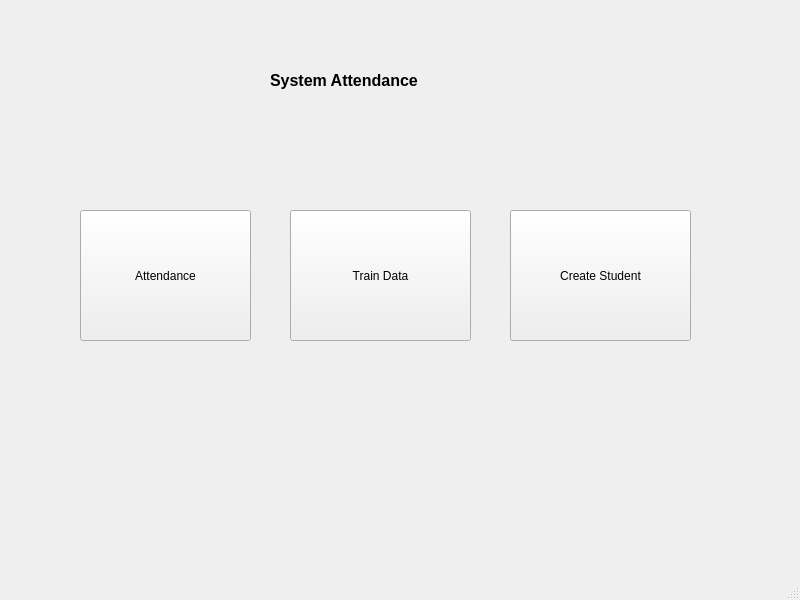
<?xml version="1.0" encoding="UTF-8"?>
<ui version="4.0">
 <class>MainWindow</class>
 <widget class="QMainWindow" name="MainWindow">
  <property name="geometry">
   <rect>
    <x>0</x>
    <y>0</y>
    <width>800</width>
    <height>600</height>
   </rect>
  </property>
  <property name="windowTitle">
   <string>MainWindow</string>
  </property>
  <widget class="QWidget" name="centralwidget">
   <widget class="QLabel" name="label">
    <property name="geometry">
     <rect>
      <x>270</x>
      <y>60</y>
      <width>261</width>
      <height>41</height>
     </rect>
    </property>
    <property name="font">
     <font>
      <pointsize>12</pointsize>
      <weight>75</weight>
      <bold>true</bold>
     </font>
    </property>
    <property name="text">
     <string>System Attendance</string>
    </property>
   </widget>
   <widget class="QPushButton" name="btnAttendance">
    <property name="geometry">
     <rect>
      <x>80</x>
      <y>210</y>
      <width>171</width>
      <height>131</height>
     </rect>
    </property>
    <property name="text">
     <string>Attendance</string>
    </property>
   </widget>
   <widget class="QPushButton" name="btnTrainData">
    <property name="geometry">
     <rect>
      <x>290</x>
      <y>210</y>
      <width>181</width>
      <height>131</height>
     </rect>
    </property>
    <property name="text">
     <string>Train Data</string>
    </property>
   </widget>
   <widget class="QPushButton" name="btnCreateStudent">
    <property name="geometry">
     <rect>
      <x>510</x>
      <y>210</y>
      <width>181</width>
      <height>131</height>
     </rect>
    </property>
    <property name="text">
     <string>Create Student</string>
    </property>
   </widget>
  </widget>
  <widget class="QMenuBar" name="menubar">
   <property name="geometry">
    <rect>
     <x>0</x>
     <y>0</y>
     <width>800</width>
     <height>31</height>
    </rect>
   </property>
  </widget>
  <widget class="QStatusBar" name="statusbar"/>
 </widget>
 <resources/>
 <connections/>
</ui>
